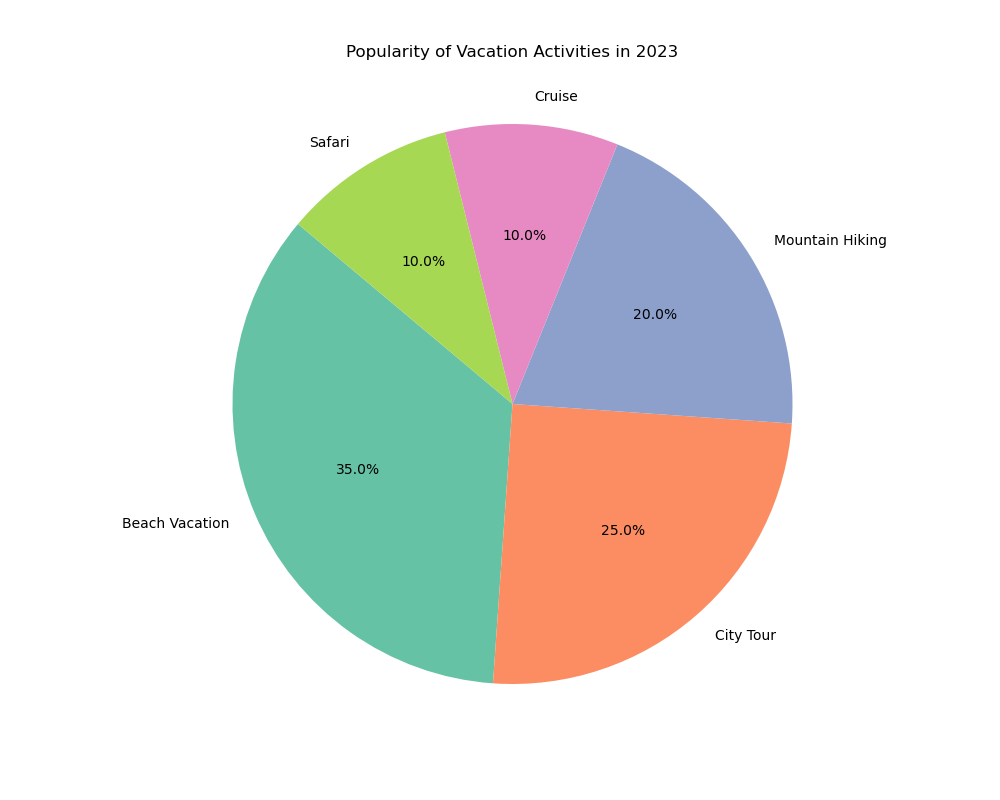

Here is the Python script that generated this plot:

import matplotlib.pyplot as plt

# Data to plot
labels = 'Beach Vacation', 'City Tour', 'Mountain Hiking', 'Cruise', 'Safari'
sizes = [35.0, 25.0, 20.0, 10.0, 10.0]
colors = ['#66c2a5', '#fc8d62', '#8da0cb', '#e78ac3', '#a6d854']

# Create pie chart
plt.figure(figsize=(10, 8))
plt.pie(sizes, labels=labels, colors=colors, autopct='%1.1f%%', startangle=140)

plt.title('Popularity of Vacation Activities in 2023', y=1.05)
plt.axis('equal')  # Equal aspect ratio ensures that pie is drawn as a circle.
plt.show()
